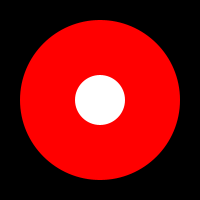
Frame 1 (no input)
Frame 60 (the mouse pressed at the canvas centre just before this capture): identical to frame 1, image omitted
Frame 120 (the mouse held since frame 60 and released just before this capture): identical to frame 1, image omitted

The Processing sketch that drew this single still picture (run headless with seeded random() and noise(); from frame 60 on, the mouse is pressed at the canvas centre):

// Processing sketch: processing_149538
// ── processing_149538.pde

int theShape = 0;
int theColor = 0;
color[] colors = { color(255,0,0), color(255,17,0), color(0,200,0), color(0,0,255) };
void setup(){
  size(200,200);
  noStroke();
}

void draw(){
  background(0);
  fill( colors[theColor] );
  switch( theShape ){
    case 0:
    default:
      ellipse(100,100,160,160);
      fill(255);
      ellipse(100,100,50,50);
      break;
    case 1:
      rect(20,20,160,160);
      fill(0,200,0);
      rect(20,20,30,30);
      break;
    case 2:
      beginShape(TRIANGLES);
      vertex(100, 20);
      vertex(20, 180);
      vertex(180, 180);
      endShape();
      break;
    case 3:
      fill(255);
      rect(20,30,160,20);
      rect(90,20,20,160);
      rect(20,90,160,20);
       rect(20,150,160,20);
   
      break;
  }
}  
  
  void keyPressed(){
    if( key==CODED ){
     if( keyCode == UP ){ theShape=(theShape+1)%4; }
     if( keyCode == DOWN ){ theShape=(theShape+3)%4; }
     if( keyCode == LEFT ){ theColor=(theColor+1)%4; }
     if( keyCode == RIGHT ){ theColor=(theColor+3)%4; }
    }
  }
